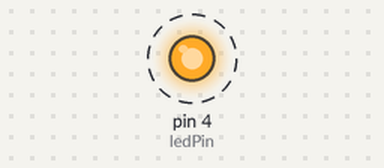
Recording of a sketch running on a simulated Arduino Uno, built with avr-gcc and run on an emulated ATmega328P. Parts: output pins drawn as LEDs (lit = HIGH). Dashed ring = blinking.

Above: at 0.2 s.
Timing chart, 0 to 3.0 s (numbered marks = the images above):
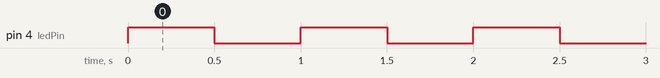

Measured:
- by itself, pin 4 (ledPin): alternates HIGH for 0.50 s and LOW for 0.50 s

The sketch:

blinky.ino
```cpp
#include <Arduino.h>

const int ledPin = 4;

void setup() {
  pinMode(ledPin, OUTPUT);
}

void loop() {
  digitalWrite(ledPin, HIGH);
  delay(500);
  digitalWrite(ledPin, LOW);
  delay(500);
}
```
